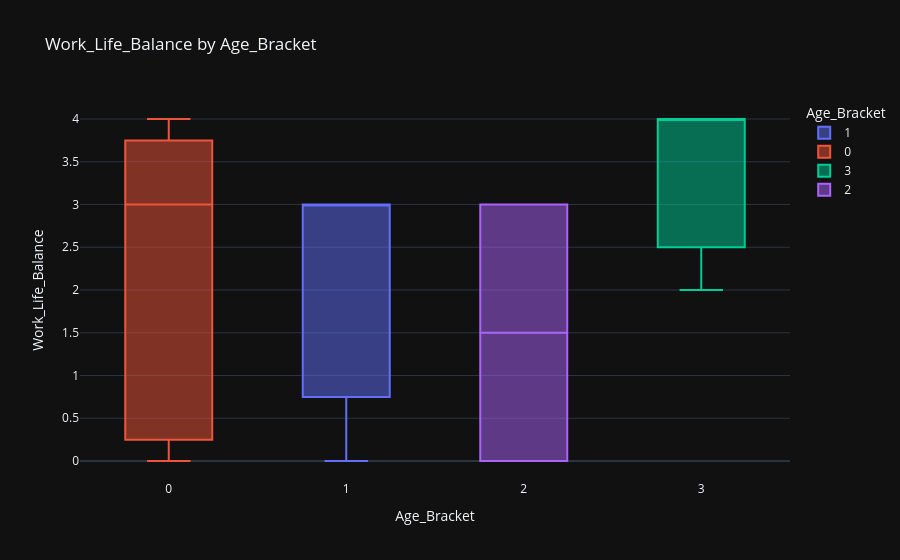

The cell this chart's notebook holds for it:
### Code cell
box('Age_Bracket','Work_Life_Balance')

### Figure 1 — Plotly figure (JSON) as saved in the notebook; plotly's stock layout.template omitted (floating-point values rounded to 4 significant figures)
{"data": [{"alignmentgroup": "True", "hovertemplate": "Age_Bracket=%{x}<br>Work_Life_Balance=%{y}<extra></extra>", "legendgroup": "1", "marker": {"color": "#636efa"}, "name": "1", "notched": false, "offsetgroup": "1", "orientation": "v", "showlegend": true, "type": "box", "x": [1, 1, 1], "x0": " ", "xaxis": "x", "y": [3, 3, 0], "y0": " ", "yaxis": "y"}, {"alignmentgroup": "True", "hovertemplate": "Age_Bracket=%{x}<br>Work_Life_Balance=%{y}<extra></extra>", "legendgroup": "0", "marker": {"color": "#EF553B"}, "name": "0", "notched": false, "offsetgroup": "0", "orientation": "v", "showlegend": true, "type": "box", "x": [0, 0, 0, 0, 0, 0, 0], "x0": " ", "xaxis": "x", "y": [4, 3, 0, 3, 1, 4, 0], "y0": " ", "yaxis": "y"}, {"alignmentgroup": "True", "hovertemplate": "Age_Bracket=%{x}<br>Work_Life_Balance=%{y}<extra></extra>", "legendgroup": "3", "marker": {"color": "#00cc96"}, "name": "3", "notched": false, "offsetgroup": "3", "orientation": "v", "showlegend": true, "type": "box", "x": [3, 3, 3], "x0": " ", "xaxis": "x", "y": [4, 4, 2], "y0": " ", "yaxis": "y"}, {"alignmentgroup": "True", "hovertemplate": "Age_Bracket=%{x}<br>Work_Life_Balance=%{y}<extra></extra>", "legendgroup": "2", "marker": {"color": "#ab63fa"}, "name": "2", "notched": false, "offsetgroup": "2", "orientation": "v", "showlegend": true, "type": "box", "x": [2, 2], "x0": " ", "xaxis": "x", "y": [0, 3], "y0": " ", "yaxis": "y"}], "layout": {"boxmode": "overlay", "legend": {"title": {"text": "Age_Bracket"}, "tracegroupgap": 0}, "title": {"text": "Work_Life_Balance by Age_Bracket"}, "xaxis": {"anchor": "y", "categoryarray": [1, 0, 3, 2], "categoryorder": "array", "domain": [0, 1], "title": {"text": "Age_Bracket"}}, "yaxis": {"anchor": "x", "domain": [0, 1], "title": {"text": "Work_Life_Balance"}}}}
